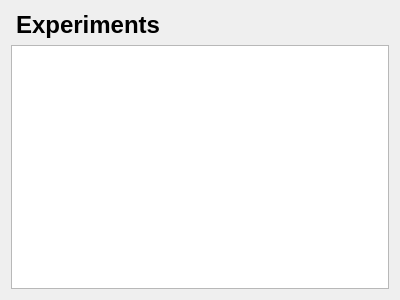
<?xml version="1.0" encoding="UTF-8"?>
<ui version="4.0">
 <class>TableWidget</class>
 <widget class="QWidget" name="TableWidget">
  <property name="geometry">
   <rect>
    <x>0</x>
    <y>0</y>
    <width>400</width>
    <height>300</height>
   </rect>
  </property>
  <property name="windowTitle">
   <string>Form</string>
  </property>
  <layout class="QGridLayout" name="gridLayout">
   <item row="1" column="0">
    <widget class="QTableWidget" name="table"/>
   </item>
   <item row="0" column="0">
    <widget class="QLabel" name="label">
     <property name="font">
      <font>
       <pointsize>18</pointsize>
       <weight>75</weight>
       <bold>true</bold>
      </font>
     </property>
     <property name="text">
      <string>Experiments</string>
     </property>
     <property name="margin">
      <number>2</number>
     </property>
     <property name="indent">
      <number>5</number>
     </property>
    </widget>
   </item>
  </layout>
 </widget>
 <resources/>
 <connections/>
</ui>
